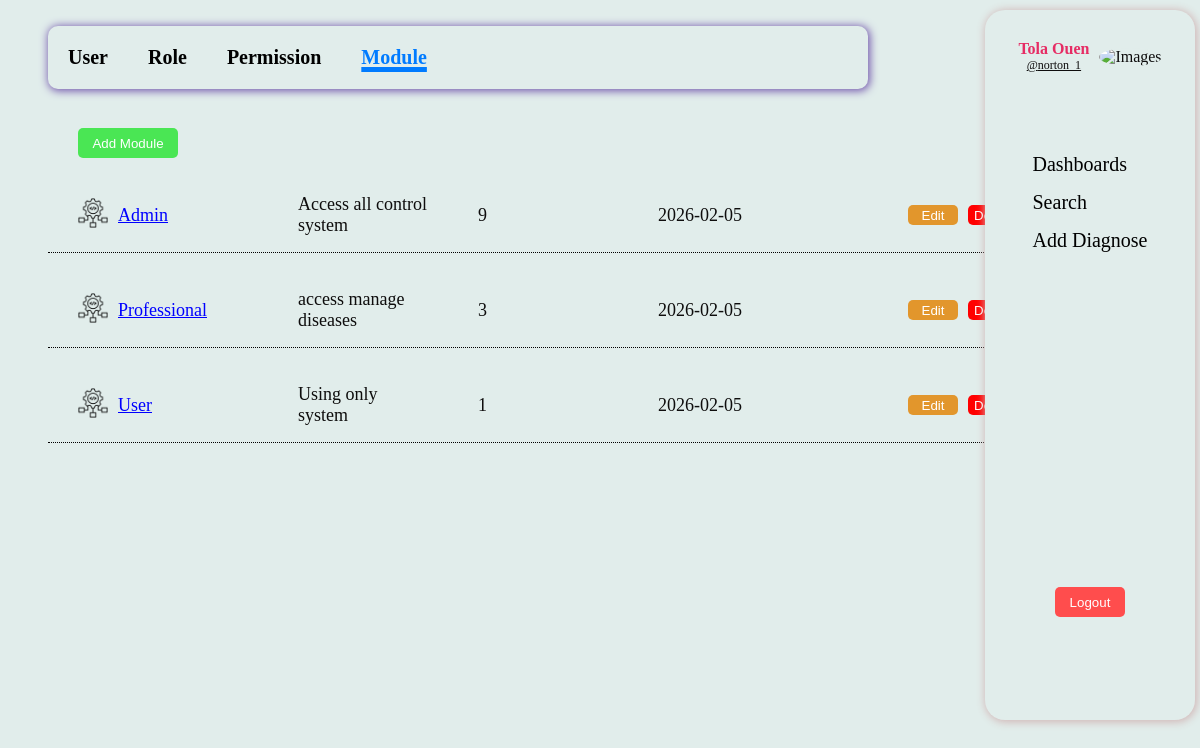
Page /module/ (signed in) on the committed database.
### app/models/users.py (models this page shows, shortened)
class User(db.Model, UserMixin):
    __tablename__ = 'users'
    id = db.Column(db.Integer, primary_key=True)
    username = db.Column(db.String(50), unique=True, nullable=False, index=True)
    email = db.Column(db.String(120), unique=True, nullable=True)
    full_name = db.Column(db.String(120), nullable=True)
    password_hash = db.Column(db.String(255), nullable=False)
    is_active = db.Column(db.Boolean, default=True)
    created_at = db.Column(db.DateTime, default=datetime.utcnow)
    updated_at = db.Column(db.DateTime, default=datetime.utcnow, onupdate=datetime.utcnow)
    roles = db.relationship('Role', secondary=user_roles, back_populates="users")
    def has_role(self, role_name):
        return any(role.name == role_name for role in self.roles)
    @property
    def is_admin(self):
        return self.has_role('admin')

### app/models/modules.py (models this page shows, shortened)
class Module(db.Model):
    __tablename__ = 'modules'
    id = db.Column(db.Integer, primary_key=True)
    name = db.Column(db.String(100), unique=True, nullable=False)
    description = db.Column(db.String(255))
    created_at = db.Column(db.DateTime, default=datetime.utcnow)
    updated_at = db.Column(db.DateTime, default=datetime.utcnow, onupdate=datetime.utcnow)
    permissions = db.relationship('Permission', secondary=module_permissions, back_populates="modules")

### app/routes/modules.py (the view)
@module_route.route("/")
@login_required
def index():
    modules = ModuleService.get_module_all()
    return render_template("modules/index.html", modules=modules)

### app/services/modules.py (called while the page is built)
    @staticmethod
    def get_module_all() ->List[Module]:
        return Module.query.order_by(Module.name).all()

### app/templates/modules/index.html
{% extends "layout/base.html" %}
{% block content %}
{% if current_user.is_admin %}
<div>
    <nav class="nav-bar">
        <div class="nav-link">
            <ul>
                <li><a href="{{ url_for('User.index') }}">User</a></li>
                <li><a href="{{ url_for('Role.index') }}">Role</a></li>
                <li><a href="{{ url_for('Permission.index') }}">Permission</a></li>
                <li><a href="{{ url_for('module.index') }}">Module</a></li>
            </ul>
        </div>
    </nav>
</div>
<div class="button-submit">
    <button type="submit">
        <a href="{{ url_for('module.create') }}">Add Module</a>
    </button>
</div>
{% for module in modules %}
<div class="row-user">
    <div class="image-view">
        <img src="{{ url_for('static', filename='images/modules.png') }}" alt="images">
    </div>
    <div class="list-user">
        <ul>
            <li><a href="{{ url_for('module.detail', module_id=module.id) }}">{{ module.name }}</a></li>
            <li>{{ module.description }}</li>
            <li>{{ module.permissions | length }}</li>
            <li>{{ module.created_at.strftime('%Y-%m-%d')}}</li>
        </ul>
    </div>
    <div class="button-list">
        <button class="button-update"><a href="{{ url_for('module.edit', module_id=module.id) }}">Edit</a></button>
        <button class="button-delete"><a href="{{ url_for('module.delete_confirm', module_id=module.id) }}">Delete</a></button>
    </div>
</div>
{% else %}
<p class="text-role">No Module created. Please create module for user.</p>
{% endfor %}
{% endif %}
{% endblock %}

### app/templates/layout/base.html (shortened to what this page needs)
<!DOCTYPE html>
<html lang="en">
<head>
    <link rel="stylesheet" href="{{ url_for('static', filename='css/style.css') }}">
</head>
<body>
    <main>
        {% if current_user.is_authenticated %}
        <aside class="asidenav">
            <div class="profile-status">
                <div class="profile-name-status">
                    <h3 class="profile-full-name">{{ current_user.full_name }}</h3>
                    <small><a href="{{ url_for('User.detail', user_id=current_user.id)}}">@{{ current_user.username }}</a></small>
                </div>
                <div>
                    <img src="{{ url_for('static', filename='images/profile.jpeg') }}" alt="Images">
                </div>
            </div>
            <div>
                <div class="aside-link">
                    <ul>
                        {% if current_user.is_admin %}
                        <li><a href="{{ url_for('User.index') }}">Dashboards</a></li>
                        <li><a href="{{ url_for('disease.index')}}">Search</a></li>
                        <li><a href="{{ url_for('disease.create') }}">Add Diagnose</a></li>
                        {% elif current_user.is_user %}
                        <li><a href="{{ url_for('disease.index')}}">Search</a></li>
                        {% elif current_user.is_professional %}
                        <li><a href="{{ url_for('disease.index')}}">Search</a></li>
                        <li><a href="{{ url_for('disease.create') }}">Add Diagnose</a></li>
                        {% endif %}
                    </ul>
                </div>
                <div class="button-logout">
                    <button type="submit"><a href="{{ url_for('auth.logout')}}">Logout</a></button>
                </div>
            </div>
        </aside>
        {% endif %}
    </main>
    <section class="container">
        {% block content %}{% endblock %}
    </section>
</body>
</html>

### app/static/css/style.css (style rules this page uses)
* { background-color: #e1edeb; color: rgb(14, 13, 13); }
.profile-full-name { font-size: 20px; color: rgb(230, 44, 100); }
.asidenav { display: flex; flex-direction: column; height: 650px; width: 150px; position: fixed; top: 10px; right: 5px; border: none; border-radius: 20px; padding: 30px; filter: drop-shadow(1px 1px 9px 1px rgb(114, 85, 172)); box-shadow: 1px 1px 9px 1px rgb(209, 181, 181); }
.profile-status { display: flex; align-items: center; justify-content: center; flex-direction: row; gap: 10px; }
.profile-status img { border-radius: 50%; width: 40px; height: 40px; }
.profile-name-status { display: flex; flex-direction: column; justify-content: center; align-items: center; }
.profile-name-status h3 { font-weight: bold; font-size: 16px; margin: 0; }
.profile-name-status small { font-size: 12px; margin: 0; color: rgb(116, 113, 113); }
.aside-link { display: flex; flex-direction: column; align-self: center; align-items: center; margin-top: 50px; }
.aside-link ul { list-style-type: none; padding: 0; margin-top: 30px; font-size: 20px; }
.aside-link ul li { margin-bottom: 15px; }
.aside-link ul li a { text-decoration: none; color: black; font-weight: 500; }
.button-logout { display: flex; justify-content: center; align-items: center; margin-top: auto; margin-top: 300px }
.button-logout button { background-color: #ff4d4d; width: 70px; height: 30px; border: none; border-radius: 5px; cursor: pointer; }
.button-logout button a { background-color: #ff4d4d; color: white; text-decoration: none; }
.container { margin-right: 100px; margin-left: 20px; padding: 20px; }
.nav-bar { margin-top: 20px; margin-bottom: 100px; }
.nav-link ul { display: flex; flex-direction: row; gap: 20px; justify-content: flex-start; position: fixed; top: 10px; width: 1200px; border-radius: 10px; padding: 10px; box-shadow: 1px 1px 9px 1px rgb(114, 85, 172); }
.nav-link li { list-style: none; font-weight: bold; font-size: 20px; }
.nav-link a { color: black; text-decoration: none; padding: 10px; }
.nav-link ul li a.active { color: #007bff; font-weight: bold; text-decoration: 5px underline #007bff; }
.button-submit { margin-left: 30px; }
.button-submit button { background-color: rgb(74, 230, 84); color: white; border-radius: 5px; border: none; width: 100px; height: 30px; }
.button-submit a { background-color: rgb(74, 230, 84); color: white; text-decoration: none; }
.row-user { display: flex; flex-direction: row; align-items: center; margin-top: 20px; border-bottom: 1px dotted black; width: 1080px; }
.image-view { position: relative; left: 30px; }
.image-view img { width: 30px; padding: 0; height: 30px; object-fit: cover; }
.list-user ul { display: flex; flex-direction: row; align-items: center; gap: 50px; }
.list-user li { list-style: none; font-size: 18px; width: 130px; }
.list-user a { color: blue; }
.button-list { display: flex; flex-direction: row; align-items: center; gap: 10px; margin-left: 30px; }
.button-update { background-color: rgb(226, 150, 44); border-radius: 5px; border: none; width: 50px; height: 20px; }
.button-update a { background-color: rgb(226, 150, 44); color: white; text-decoration: none; }
.button-delete { background-color: red; border-radius: 5px; border: none; width: 50px; height: 20px; }
.button-delete a { background-color: red; color: white; text-decoration: none; }
.ul-list ul, li { display: flex; flex-direction: row; gap: 30px; }
@media screen and (min-width: 1025px) and (max-width: 1280px) { .nav-link ul { width: 800px; } }
@media screen and (min-width: 1025px) and (max-width: 1280px) { .list-user { width: 800px; } }

### rows in the picture
User: full_name "Tola Ouen", username "norton_1"
Module: name "Admin", description "Access all control system", permissions|length "9", created_at "2026-02-05"
Module: name "Professional", description "access manage diseases", permissions|length "3", created_at "2026-02-05"
Module: name "User", description "Using only system", permissions|length "1", created_at "2026-02-05"
